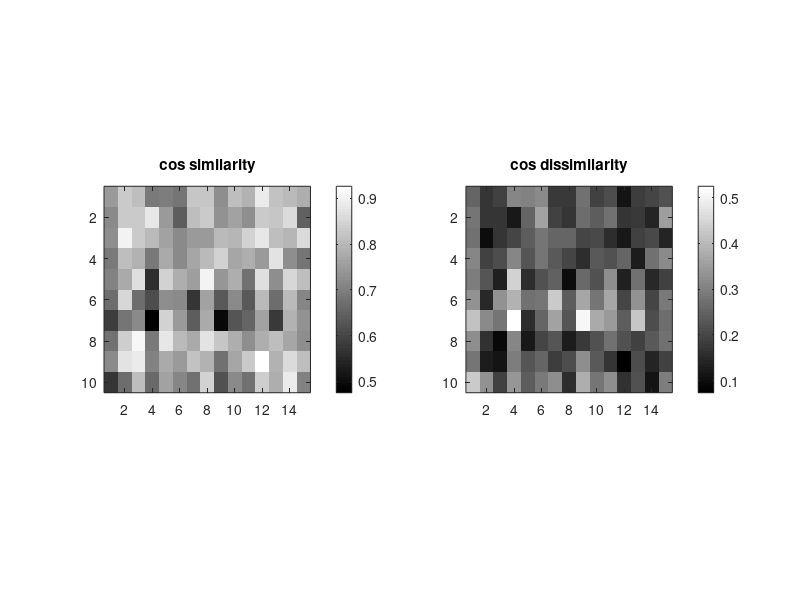

Here is the MATLAB script that generated this plot:
clc
clear
close all

%% build sample boolean data
number_of_records_in_x = 10;
number_of_data_in_eaxh_record_for_x = 20;
x = rand(number_of_records_in_x, number_of_data_in_eaxh_record_for_x);
x(rand(size(x)) < 0.1) = nan; % add miss data

number_of_records_in_y = 15;
number_of_data_in_eaxh_record_for_y = 20;
y = rand(number_of_records_in_y, number_of_data_in_eaxh_record_for_y);
y(rand(size(y)) < 0.1) = nan; % add miss data

%% calculate dissimilarity
match_threshold = 0.1;

cos_similarity = ones(size(x, 1), size(y, 1));
for i = 1 : size(x, 1)
    for j = 1 : size(y, 1)

        xf = x(i, :);
        yf = y(j, :);        
        
        %to not consider miss data
        miss_data_index = isnan(x(i,:)) | isnan(y(j,:));
        
        % remove miss features
        xf(miss_data_index) = [];
        yf(miss_data_index) = [];
        
        cos_similarity(i, j) = sum(xf .* yf) / (sqrt(sum(xf .^ 2)) * sqrt(sum(yf .^ 2)));
    end
end

cos_dissimilarity = 1 - cos_similarity;

%% show results
subplot(1,2,1); imagesc(cos_similarity); title('cos similarity'); colorbar; axis square;
subplot(1,2,2); imagesc(cos_dissimilarity); title('cos dissimilarity'); colorbar; axis square;
colormap gray
